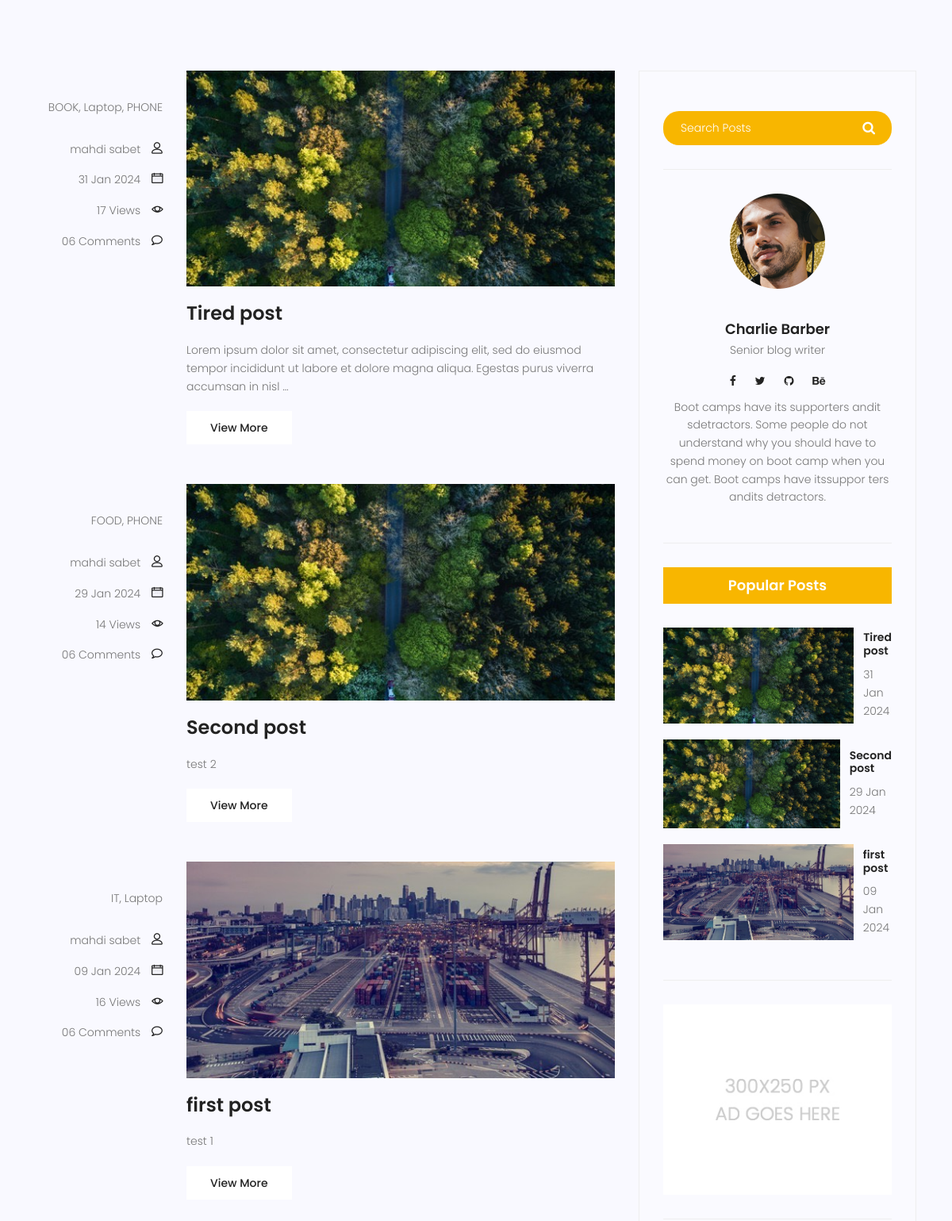
/blog/ (middle part), run on an earlier commit of the app's database.
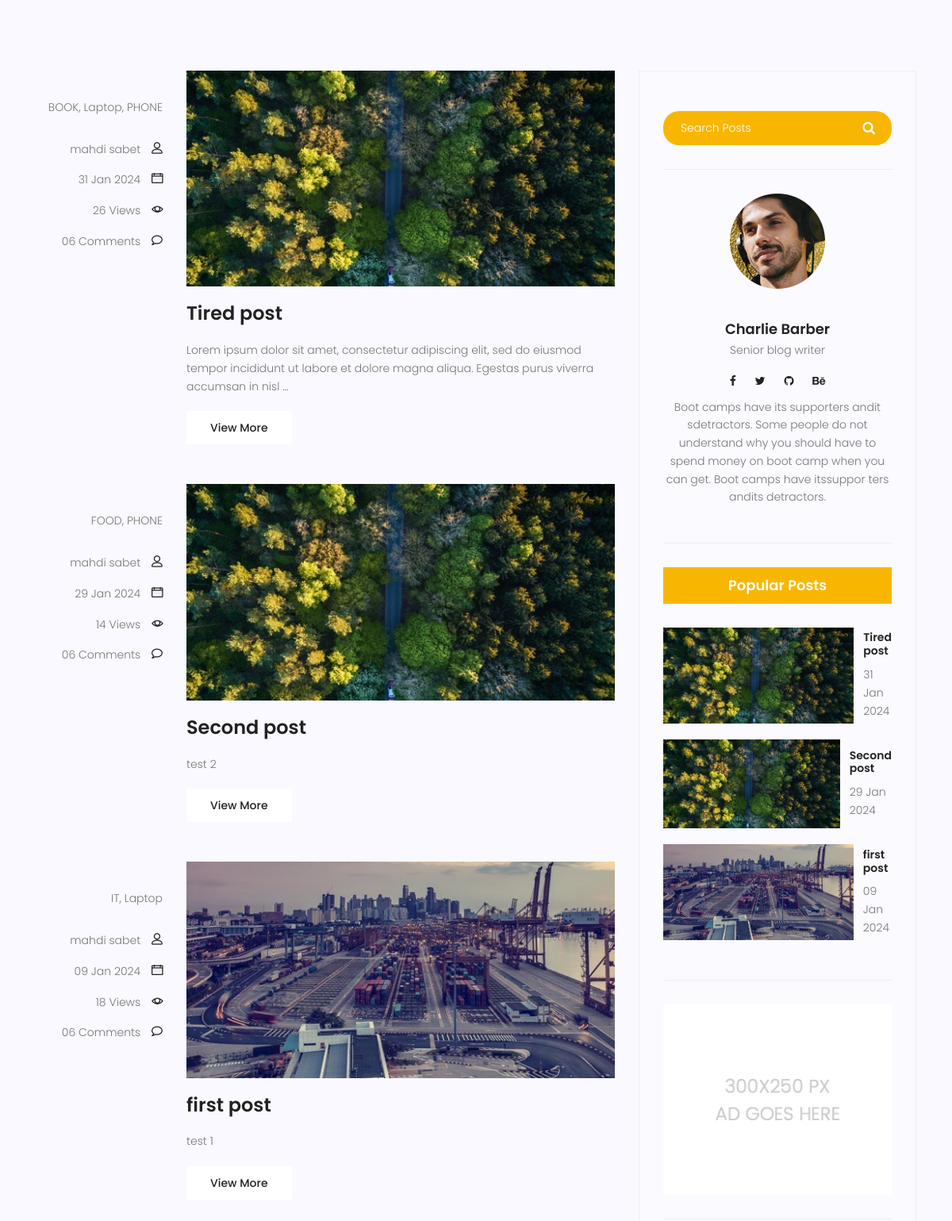
And on a later commit of the database.
### blog/models.py (models this page shows, shortened)
class Post(models.Model):
    title = models.CharField(max_length = 255)
    content = models.TextField()
    image = models.ImageField(upload_to='blog/',default='blog/default.jpg')
    category = models.ManyToManyField(Category)
    author = models.ForeignKey(User, on_delete=models.SET_NULL, null=True)
    counted_view = models.IntegerField(default=0)
    status = models.BooleanField(default=False)
    created_date = models.DateTimeField(auto_now_add=True)
    updated_date = models.DateTimeField(auto_now=True)
    published_date = models.DateTimeField(null=True)
    class Meta:
        ordering = ['-created_date']

class Category(models.Model):
    name = models.CharField(max_length = 255)
    def __str__(self):
        return self.name

### blog/views.py (the view)
# urls.py: path('',blog_view, name='index'),
def blog_view(request):
    posts = Post.objects.filter(published_date__lte=datetime.now(tz=timezone.utc), status=True)
    context = {'posts' : posts}
    return render(request, 'blog/blog-home.html', context)

### blog/templatetags/blog_tags.py (called while the page is built)
@register.inclusion_tag('blog/blog-lates-posts.html')
def latestposts(arg=4):
    posts = Post.objects.filter(status=1).order_by('-published_date')[:arg]
    return {'posts' : posts}

@register.inclusion_tag('blog/blog-post-categories.html')
def postcategories():
    posts = Post.objects.filter(status=1)
    categories = Category.objects.all()
    cat_dict = {}
    for name in categories:
        cat_dict[name]=posts.filter(category=name).count
    return {'categories' : cat_dict}

### templates/blog/blog-home.html (shortened to what this page needs)
{% extends 'base.html' %} {% load static %} {% load blog_tags %} {% block content %}
<section class="top-category-widget-area pt-90 pb-90">
</section>
<section class="post-content-area">
  <div class="container">
    <div class="row">
      <div class="col-lg-8 posts-list">
        {% for post in posts %} {% if post.status == True %}
        <div class="single-post row">
          <div class="col-lg-3 col-md-3 meta-details">
            <ul class="tags">
              {{ post.category.all|join:", " }}
            </ul>
            <div class="user-details row">
              <p class="user-name col-lg-12 col-md-12 col-6">
                <a href="#">{{post.author.get_full_name}}</a>
                <span class="lnr lnr-user"></span>
              </p>
              <p class="date col-lg-12 col-md-12 col-6">
                <a href="#">{{post.published_date|date:"d M Y"}}</a>
                <span class="lnr lnr-calendar-full"></span>
              </p>
              <p class="view col-lg-12 col-md-12 col-6">
                <a href="#">{{post.counted_view}} Views</a>
                <span class="lnr lnr-eye"></span>
              </p>
              <p class="comments col-lg-12 col-md-12 col-6">
                <a href="#">06 Comments</a> <span class="lnr lnr-bubble"></span>
              </p>
            </div>
          </div>
          <div class="col-lg-9 col-md-9">
            <div class="feature-img">
              <img class="img-fluid" src="{{post.image.url}}" alt="" />
            </div>
            <a class="posts-title" href="{% url 'blog:single' pid=post.id %}"
              ><h3>{{post.title}}</h3></a
            >
            <p class="excert">{{post.content|truncatewords_html:25}}</p>
            <a href="{% url 'blog:single' pid=post.id %}" class="primary-btn"
              >View More</a
            >
          </div>
        </div>
        {% endif %} {% endfor %}
      </div>
      <div class="col-lg-4 sidebar-widgets">
        <div class="widget-wrap">
          <div class="single-sidebar-widget search-widget">
            <form class="search-form" action="#">
              <input
                placeholder="Search Posts"
                name="search"
                type="text"
                onfocus="this.placeholder = ''"
                onblur="this.placeholder = 'Search Posts'"
              />
              <button type="submit"><i class="fa fa-search"></i></button>
            </form>
          </div>
          {% include 'blog/blog-writer.html' %} {% latestposts %}
          <div class="single-sidebar-widget ads-widget">
            <a href="#"
              ><img
                class="img-fluid"
                src="{% static 'img/blog/ads-banner.jpg' %}"
                alt=""
            /></a>
          </div>
        </div>
      </div>
    </div>
  </div>
</section>
{% endblock %}

### templates/blog/blog-lates-posts.html
{% load static %}
<div class="single-sidebar-widget popular-post-widget">
  <h4 class="popular-title">Popular Posts</h4>
  <div class="popular-post-list">
    {% for post in posts %}
    <div class="single-post-list d-flex flex-row align-items-center">
      <div class="thumb">
        <img class="img-fluid" src="{{post.image.url}}" alt="" />
      </div>
      <div class="details">
        <a href="{% url 'blog:single' pid=post.id %}"
          ><h6>{{post.title}}</h6></a
        >
        <p>{{post.published_date|date:"d M Y"}}</p>
      </div>
    </div>
    {% endfor %}
  </div>
</div>

What changed in the data, as far as the page shows it:
changed Post "Tired post": counted_view "17" → "26"
changed Post "first post": counted_view "16" → "18"
